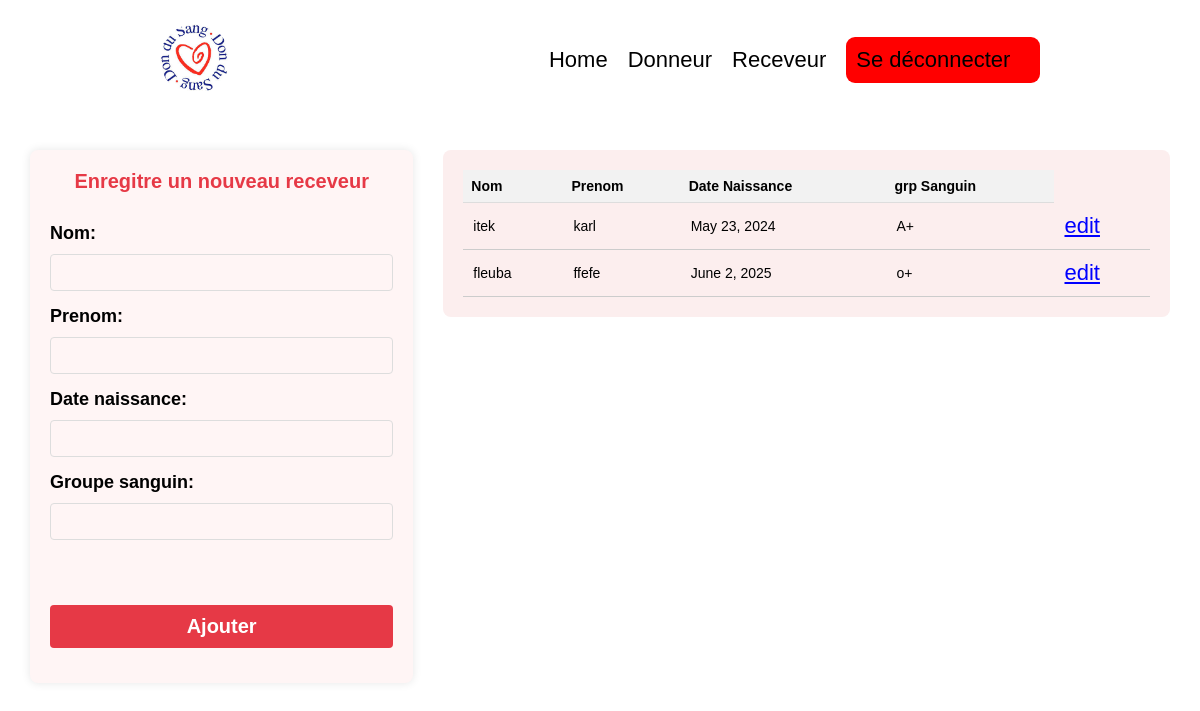
The page /collecte/receveur/ (signed in) on the database its author committed.
### collecte/models.py (models this page shows, shortened)
class Receveur(models.Model):
    id=models.AutoField(primary_key=True)
    nom=models.CharField(max_length=31)
    prenom=models.CharField(max_length=31)
    date_naissance=models.DateField()
    groupe_sanguin=models.CharField(max_length=35, null=True)

### collecte/views.py (the view)
# urls.py: path('receveur/',views.receveur,name='receveur'),
@login_required(login_url='/login/')
def receveur(request):
    if request.method == 'POST':
        form = ReceveurForm(request.POST)
        if form.is_valid():
            form.save()
            return redirect('receveur')
    else:
         form = ReceveurForm()
    receveurs= Receveur.objects.all()
    user=request.user
    return render(request,'receveur.html',{'form': form, 'receveurs': receveurs,})

### collecte/forms.py
class ReceveurForm(forms.ModelForm):
    class Meta :
        model = Receveur
        fields = ['nom','prenom','date_naissance','groupe_sanguin']

### templates/receveur.html (shortened to what this page needs)
{% load static %}
<!DOCTYPE html>
<html lang="en">
  <head>
    <link rel="stylesheet" href="{%static 'style.css'%}" />
  </head>
  <body>
    {% include 'header.html' %}
    <section class="receveur">
      <div class="form">
        <h5>Enregitre un nouveau receveur</h5>
          <form action="" method="post">
          {{ form.as_p }}
          <button type="submit">Ajouter</button>
        </form>
      </div>
      <div class="table">
        <table>
          <thead>
            <tr>
              <th>Nom</th>
              <th>Prenom</th>
              <th>Date Naissance</th>
              <th>grp Sanguin</th>
            </tr>
          </thead>
          <tbody>
            {% for receveur in receveurs %}
            <tr>
              <td>{{receveur.nom}}</td>
              <td>{{receveur.prenom}}</td>
              <td>{{receveur.date_naissance}}</td>
              <td>{{receveur.groupe_sanguin}}</td>
              <td>
                <a href="#">edit</a>
              </td>
            </tr>
            {% endfor %}
          </tbody>
        </table>
      </div>
    </section>
  </body>
</html>

### static/style.css (style rules this page uses)
*, *::after, *::before { margin: 0; padding: 0; font-family: sans-serif; box-sizing: border-box; }
html { font-size: 62.5%; }
p { font-size: 1.8rem; font-weight: 600; }
a { text-decoration: none; font-size: 2.2rem; }
button { padding: 1.8rem; font-size: 2rem; color: beige; border-radius: 12px; background-color: rgba(207, 0, 0, 0.897); border: none; outline: none; }
.form h5 { text-align: center; font-size: 3rem; font-weight: bold; color: rgba(235, 37, 37, 0.822); }
.form form { display: flex; flex-direction: column; margin-top: 3rem; }
.form form input { width: 80%; padding: 1rem; margin-top: 1rem; border: none; outline: none; background-color: inherit; border-bottom: 1px solid rgba(255, 0, 0, 0.37); }
.form form button { margin-top: 5rem; }
.table { background-color: rgba(172, 96, 96, 0.733); padding: 2rem; width: 70%; }
.table table { border-collapse: collapse; width: 100%; }
.table table th, td { padding: 8px; text-align: left; border-bottom: 1px solid #ddd; font-size: 1.4rem; }
.table table th { background-color: #f2f2f2; font-weight: bold; }
section.receveur { display: flex; justify-content: space-between; align-items: flex-start; padding: 30px; gap: 30px; }
.form { flex: 1; max-width: 400px; background-color: #fff5f5; padding: 20px; border-radius: 8px; box-shadow: 0 0 10px rgba(0,0,0,0.1); }
.form h5 { font-size: 20px; color: #e63946; margin-bottom: 20px; }
.form form input, .form form button { display: block; width: 100%; margin-bottom: 15px; padding: 10px; border: 1px solid #ddd; border-radius: 4px; }
.form form button { background-color: #e63946; color: white; font-weight: bold; cursor: pointer; border: none; }
.table { flex: 2; overflow-x: auto; background-color: #fceeee; padding: 20px; border-radius: 8px; }
.table table { width: 100%; border-collapse: collapse; }
.table th, .table td { padding: 10px; border-bottom: 1px solid #ccc; text-align: left; }
.table th { background-color: #ffe3e3; font-weight: bold; }
.table a { color: blue; text-decoration: underline; }

### rows shown on the page
Receveur: nom "itek", prenom "karl", date_naissance "May 23, 2024", groupe_sanguin "A+"
Receveur: nom "fleuba", prenom "ffefe", date_naissance "June 2, 2025", groupe_sanguin "o+"
